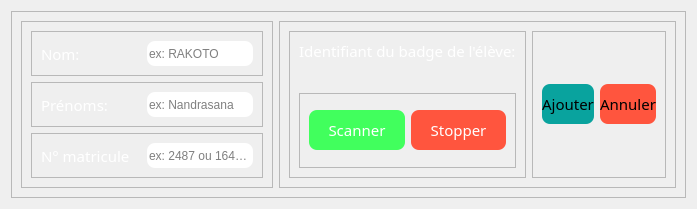
                    <widget class="QWidget" name="tab_7">
                     <attribute name="title">
                      <string>Ajout</string>
                     </attribute>
                     <layout class="QHBoxLayout" name="horizontalLayout_43">
                      <item>
                       <widget class="QFrame" name="frame_46">
                        <property name="frameShape">
                         <enum>QFrame::StyledPanel</enum>
                        </property>
                        <property name="frameShadow">
                         <enum>QFrame::Raised</enum>
                        </property>
                        <layout class="QHBoxLayout" name="horizontalLayout_44">
                         <item>
                          <widget class="QFrame" name="frame_47">
                           <property name="maximumSize">
                            <size>
                             <width>500</width>
                             <height>16777215</height>
                            </size>
                           </property>
                           <property name="frameShape">
                            <enum>QFrame::StyledPanel</enum>
                           </property>
                           <property name="frameShadow">
                            <enum>QFrame::Raised</enum>
                           </property>
                           <layout class="QVBoxLayout" name="verticalLayout_23">
                            <item>
                             <widget class="QFrame" name="frame_48">
                              <property name="frameShape">
                               <enum>QFrame::StyledPanel</enum>
                              </property>
                              <property name="frameShadow">
                               <enum>QFrame::Raised</enum>
                              </property>
                              <layout class="QHBoxLayout" name="horizontalLayout_45">
                               <item>
                                <widget class="QLabel" name="label_24">
                                 <property name="minimumSize">
                                  <size>
                                   <width>100</width>
                                   <height>0</height>
                                  </size>
                                 </property>
                                 <property name="maximumSize">
                                  <size>
                                   <width>60</width>
                                   <height>16777215</height>
                                  </size>
                                 </property>
                                 <property name="font">
                                  <font>
                                   <family>Quicksand Light</family>
                                   <pointsize>11</pointsize>
                                  </font>
                                 </property>
                                 <property name="styleSheet">
                                  <string notr="true">QFrame{
border-radius:10px;
color: #FFF;
}</string>
                                 </property>
                                 <property name="text">
                                  <string>Nom:</string>
                                 </property>
                                </widget>
                               </item>
                               <item>
                                <widget class="QLineEdit" name="ajout_nom_eleve">
                                 <property name="minimumSize">
                                  <size>
                                   <width>0</width>
                                   <height>25</height>
                                  </size>
                                 </property>
                                 <property name="maximumSize">
                                  <size>
                                   <width>16777215</width>
                                   <height>25</height>
                                  </size>
                                 </property>
                                 <property name="styleSheet">
                                  <string notr="true">*{
color: #000;
background:#FFF;
border-radius:8px;
}</string>
                                 </property>
                                 <property name="text">
                                  <string/>
                                 </property>
                                 <property name="placeholderText">
                                  <string>ex: RAKOTO</string>
                                 </property>
                                </widget>
                               </item>
                              </layout>
                             </widget>
                            </item>
                            <item>
                             <widget class="QFrame" name="frame_80">
                              <property name="frameShape">
                               <enum>QFrame::StyledPanel</enum>
                              </property>
                              <property name="frameShadow">
                               <enum>QFrame::Raised</enum>
                              </property>
                              <layout class="QHBoxLayout" name="horizontalLayout_74">
                               <item>
                                <widget class="QLabel" name="label_39">
                                 <property name="minimumSize">
                                  <size>
                                   <width>100</width>
                                   <height>0</height>
                                  </size>
                                 </property>
                                 <property name="maximumSize">
                                  <size>
                                   <width>60</width>
                                   <height>16777215</height>
                                  </size>
                                 </property>
                                 <property name="font">
                                  <font>
                                   <family>Quicksand Light</family>
                                   <pointsize>11</pointsize>
                                  </font>
                                 </property>
                                 <property name="styleSheet">
                                  <string notr="true">QFrame{
border-radius:10px;
color: #FFF;
}</string>
                                 </property>
                                 <property name="text">
                                  <string>Prénoms:</string>
                                 </property>
                                </widget>
                               </item>
                               <item>
                                <widget class="QLineEdit" name="ajout_prenom_eleve">
                                 <property name="minimumSize">
                                  <size>
                                   <width>0</width>
                                   <height>25</height>
                                  </size>
                                 </property>
                                 <property name="maximumSize">
                                  <size>
                                   <width>16777215</width>
                                   <height>25</height>
                                  </size>
                                 </property>
                                 <property name="styleSheet">
                                  <string notr="true">*{
color: #000;
background:#FFF;
border-radius:8px;
}</string>
                                 </property>
                                 <property name="placeholderText">
                                  <string>ex: Nandrasana</string>
                                 </property>
                                </widget>
                               </item>
                              </layout>
                             </widget>
                            </item>
                            <item>
                             <widget class="QFrame" name="frame_49">
                              <property name="styleSheet">
                               <string notr="true"/>
                              </property>
                              <property name="frameShape">
                               <enum>QFrame::StyledPanel</enum>
                              </property>
                              <property name="frameShadow">
                               <enum>QFrame::Raised</enum>
                              </property>
                              <layout class="QHBoxLayout" name="horizontalLayout_46">
                               <item>
                                <widget class="QLabel" name="label_25">
                                 <property name="minimumSize">
                                  <size>
                                   <width>100</width>
                                   <height>0</height>
                                  </size>
                                 </property>
                                 <property name="maximumSize">
                                  <size>
                                   <width>60</width>
                                   <height>16777215</height>
                                  </size>
                                 </property>
                                 <property name="font">
                                  <font>
                                   <family>Quicksand Light</family>
                                   <pointsize>11</pointsize>
                                  </font>
                                 </property>
                                 <property name="styleSheet">
                                  <string notr="true">QFrame{
border-radius:10px;
color: #FFF;
}</string>
                                 </property>
                                 <property name="text">
                                  <string>N° matricule</string>
                                 </property>
                                </widget>
                               </item>
                               <item>
                                <widget class="QLineEdit" name="ajout_matricule_eleve">
                                 <property name="minimumSize">
                                  <size>
                                   <width>0</width>
                                   <height>25</height>
                                  </size>
                                 </property>
                                 <property name="maximumSize">
                                  <size>
                                   <width>16777215</width>
                                   <height>25</height>
                                  </size>
                                 </property>
                                 <property name="styleSheet">
                                  <string notr="true">*{
color: #000;
background:#FFF;
border-radius:8px;
}</string>
                                 </property>
                                 <property name="placeholderText">
                                  <string>ex: 2487 ou 1648-HF</string>
                                 </property>
                                </widget>
                               </item>
                              </layout>
                             </widget>
                            </item>
                           </layout>
                          </widget>
                         </item>
                         <item>
                          <widget class="QFrame" name="frame_51">
                           <property name="frameShape">
                            <enum>QFrame::StyledPanel</enum>
                           </property>
                           <property name="frameShadow">
                            <enum>QFrame::Raised</enum>
                           </property>
                           <layout class="QHBoxLayout" name="horizontalLayout_47">
                            <item>
                             <widget class="QFrame" name="frame_50">
                              <property name="frameShape">
                               <enum>QFrame::StyledPanel</enum>
                              </property>
                              <property name="frameShadow">
                               <enum>QFrame::Raised</enum>
                              </property>
                              <layout class="QVBoxLayout" name="verticalLayout_27">
                               <item>
                                <widget class="QLabel" name="label_11">
                                 <property name="minimumSize">
                                  <size>
                                   <width>0</width>
                                   <height>20</height>
                                  </size>
                                 </property>
                                 <property name="maximumSize">
                                  <size>
                                   <width>230</width>
                                   <height>20</height>
                                  </size>
                                 </property>
                                 <property name="font">
                                  <font>
                                   <family>Quicksand Light</family>
                                   <pointsize>11</pointsize>
                                  </font>
                                 </property>
                                 <property name="styleSheet">
                                  <string notr="true">QFrame{
border-radius:10px;
color: #FFF;
background:none;
}</string>
                                 </property>
                                 <property name="text">
                                  <string>Identifiant du badge de l'élève:</string>
                                 </property>
                                </widget>
                               </item>
                               <item>
                                <widget class="QLabel" name="badge_ajout">
                                 <property name="minimumSize">
                                  <size>
                                   <width>0</width>
                                   <height>20</height>
                                  </size>
                                 </property>
                                 <property name="maximumSize">
                                  <size>
                                   <width>16777215</width>
                                   <height>20</height>
                                  </size>
                                 </property>
                                 <property name="font">
                                  <font>
                                   <family>Quicksand Medium</family>
                                  </font>
                                 </property>
                                 <property name="styleSheet">
                                  <string notr="true">*{
color:#000;
background:none;
}</string>
                                 </property>
                                 <property name="text">
                                  <string/>
                                 </property>
                                </widget>
                               </item>
                               <item>
                                <widget class="QFrame" name="frame_64">
                                 <property name="frameShape">
                                  <enum>QFrame::StyledPanel</enum>
                                 </property>
                                 <property name="frameShadow">
                                  <enum>QFrame::Raised</enum>
                                 </property>
                                 <layout class="QHBoxLayout" name="horizontalLayout_48">
                                  <item>
                                   <widget class="QPushButton" name="btn_scan_writing">
                                    <property name="minimumSize">
                                     <size>
                                      <width>0</width>
                                      <height>20</height>
                                     </size>
                                    </property>
                                    <property name="maximumSize">
                                     <size>
                                      <width>150</width>
                                      <height>40</height>
                                     </size>
                                    </property>
                                    <property name="font">
                                     <font>
                                      <family>Quicksand Light</family>
                                      <pointsize>11</pointsize>
                                     </font>
                                    </property>
                                    <property name="styleSheet">
                                     <string notr="true">*{
background:rgb(65, 255, 93);
border-radius:8px;
color:#FFF;
}
QPushButton:hover{
background:rgb(69, 182, 79);
color:#FFF;
font-size:18px;
}
QPushButton:pressed{
background:rgb(125, 255, 136);
}</string>
                                    </property>
                                    <property name="text">
                                     <string>Scanner</string>
                                    </property>
                                   </widget>
                                  </item>
                                  <item>
                                   <widget class="QPushButton" name="btn_stop_writing">
                                    <property name="minimumSize">
                                     <size>
                                      <width>0</width>
                                      <height>20</height>
                                     </size>
                                    </property>
                                    <property name="maximumSize">
                                     <size>
                                      <width>150</width>
                                      <height>40</height>
                                     </size>
                                    </property>
                                    <property name="font">
                                     <font>
                                      <family>Quicksand Light</family>
                                      <pointsize>11</pointsize>
                                     </font>
                                    </property>
                                    <property name="styleSheet">
                                     <string notr="true">*{
background:rgb(255, 85, 62);
border-radius:8px;
color:#FFF;
}
QPushButton:hover{
background:rgb(198, 66, 43);
color:#FFF;
font-size:18px;
}
QPushButton:pressed{
background:rgb(255, 142, 114);
}</string>
                                    </property>
                                    <property name="text">
                                     <string>Stopper</string>
                                    </property>
                                   </widget>
                                  </item>
                                 </layout>
                                </widget>
                               </item>
                              </layout>
                             </widget>
                            </item>
                            <item>
                             <widget class="QFrame" name="frame_63">
                              <property name="frameShape">
                               <enum>QFrame::StyledPanel</enum>
                              </property>
                              <property name="frameShadow">
                               <enum>QFrame::Raised</enum>
                              </property>
                              <layout class="QHBoxLayout" name="horizontalLayout_60">
                               <item>
                                <widget class="QPushButton" name="ajout_eleve_in_db">
                                 <property name="maximumSize">
                                  <size>
                                   <width>150</width>
                                   <height>40</height>
                                  </size>
                                 </property>
                                 <property name="font">
                                  <font>
                                   <family>Quicksand Light</family>
                                   <pointsize>11</pointsize>
                                  </font>
                                 </property>
                                 <property name="styleSheet">
                                  <string notr="true">*{
background:rgb(9, 163, 158);
border-radius:8px;
}
QPushButton:hover{
background:rgb(13, 58, 53);
color:#FFF;
font-size:18px;
}
QPushButton:pressed{
background:rgb(98, 255, 237);
}</string>
                                 </property>
                                 <property name="text">
                                  <string>Ajouter</string>
                                 </property>
                                </widget>
                               </item>
                               <item>
                                <widget class="QPushButton" name="pushButton_31">
                                 <property name="maximumSize">
                                  <size>
                                   <width>150</width>
                                   <height>40</height>
                                  </size>
                                 </property>
                                 <property name="font">
                                  <font>
                                   <family>Quicksand Light</family>
                                   <pointsize>11</pointsize>
                                  </font>
                                 </property>
                                 <property name="styleSheet">
                                  <string notr="true">*{
background:rgb(255, 85, 62);
border-radius:8px;
}
QPushButton:hover{
background:rgb(198, 66, 43);
color:#FFF;
font-size:18px;
}
QPushButton:pressed{
background:rgb(255, 142, 114);
}</string>
                                 </property>
                                 <property name="text">
                                  <string>Annuler</string>
                                 </property>
                                </widget>
                               </item>
                              </layout>
                             </widget>
                            </item>
                           </layout>
                          </widget>
                         </item>
                        </layout>
                       </widget>
                      </item>
                     </layout>
                    </widget>
